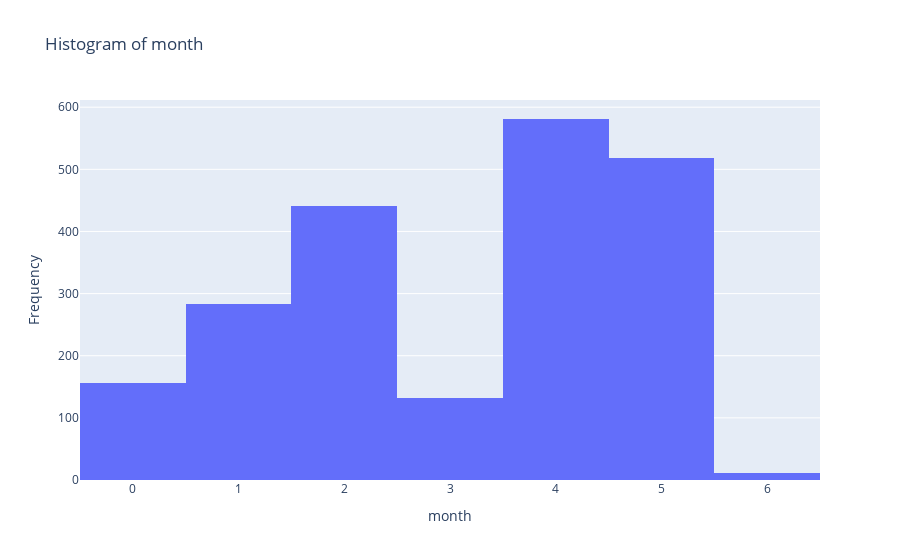
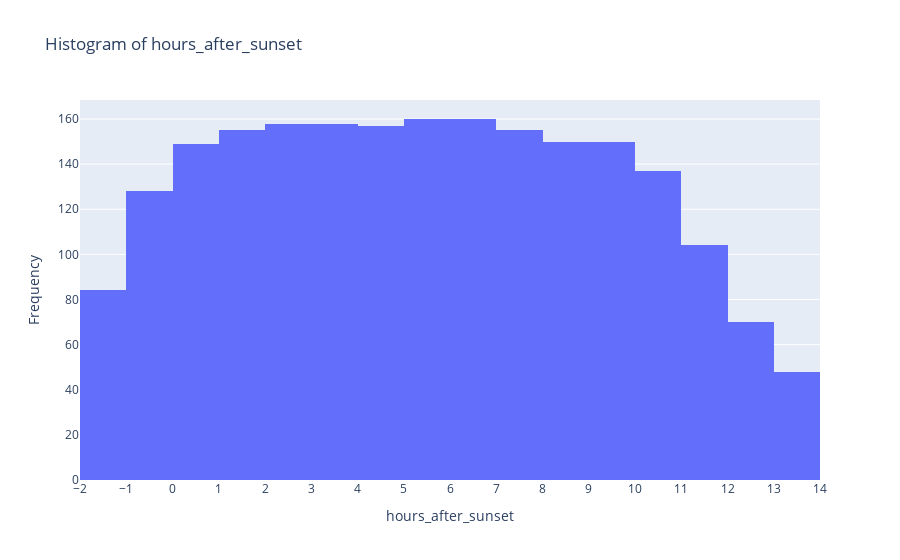
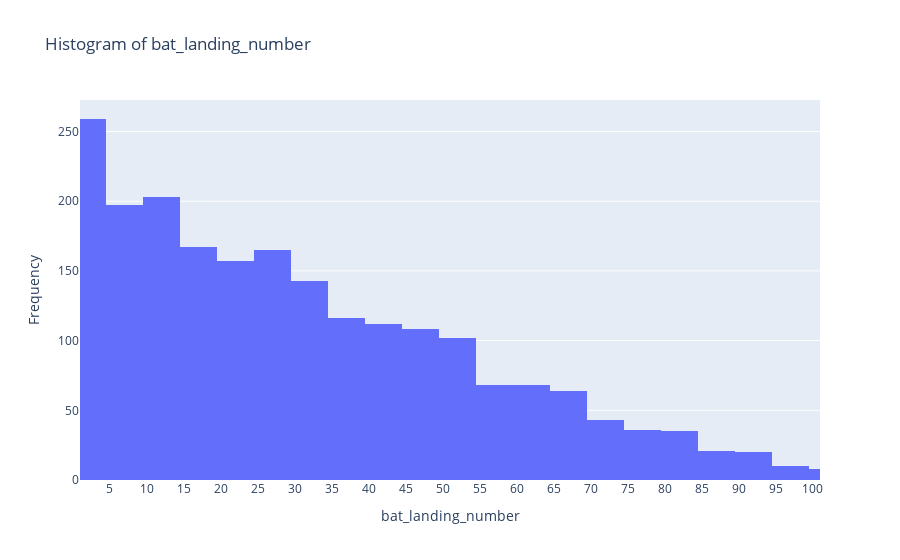
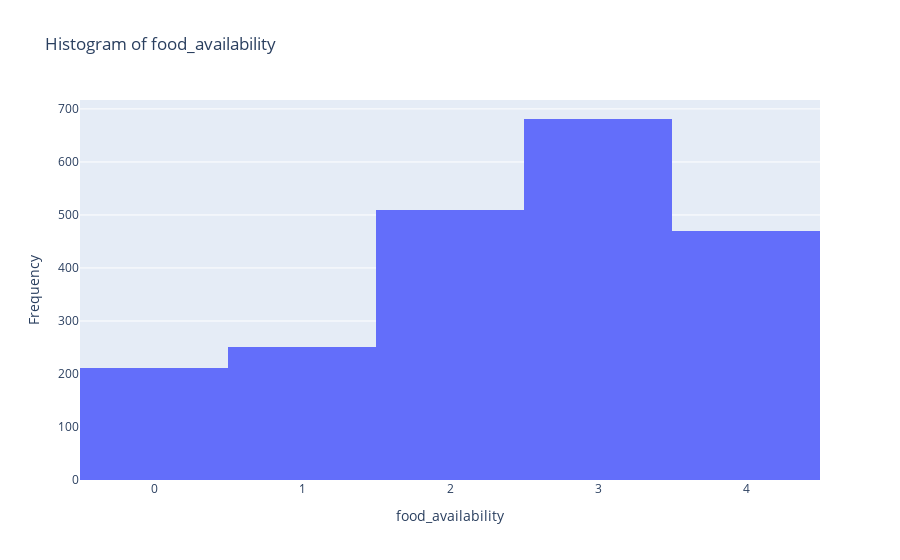

The cell these charts' notebook holds for them, in order:
### Code cell
df1 = df

# Histogram of the months
col = df1.columns[1]
fig = px.histogram(df1, x=col, nbins=int(df1[col].max()) + 1, title=f"Histogram of {col}")
fig.update_layout(
xaxis_title=col,
yaxis_title="Frequency",
xaxis=dict(tickmode="linear")
)
fig.show()

# Histogram of the hours after sunset
col = df1.columns[2]
bins = np.arange(df1[col].min(), df1[col].max() + 2)  # +2 to include last edge
fig = px.histogram(df1, x=col, nbins=len(bins)-1, title=f"Histogram of {col}")
fig.update_layout(
xaxis_title=col,
yaxis_title="Frequency",
xaxis=dict(tickmode="linear")
)
fig.show()

# Histogram of the bat landing number
col = df1.columns[3]
fig = px.histogram(df1, x=col, nbins=50, title=f"Histogram of {col}")
fig.update_layout(
xaxis_title=col,
yaxis_title="Frequency",
xaxis=dict(tickmode="linear", dtick=5, range=[1, 101])
)
fig.show()

# Histogram of the Food availability
col = df1.columns[4]
fig = px.histogram(df1, x=col, nbins=8, title=f"Histogram of {col}")
fig.update_layout(
xaxis_title=col,
yaxis_title="Frequency",
xaxis=dict(tickmode="linear")
)
fig.show()

# Histogram of the rat minutes
col = df1.columns[5]
fig = px.histogram(df1, x=col, nbins=70, title=f"Histogram of {col}")
fig.update_layout(
xaxis_title=col,
yaxis_title="Frequency",
xaxis=dict(tickmode="linear")
)
fig.show()

# Histogram of the rat arrival number
col = df1.columns[6]
fig = px.histogram(df1, x=col, nbins=10, title=f"Histogram of {col}")
fig.update_layout(
xaxis_title=col,
yaxis_title="Frequency",
xaxis=dict(tickmode="linear")
)
fig.show()

### Figure 1 — Plotly figure (JSON) as saved in the notebook; plotly's stock layout.template omitted (floating-point values rounded to 4 significant figures; data arrays with more than 128 entries replaced by an {"elided": "..."} marker saying what was removed)
{"data": [{"bingroup": "x", "hovertemplate": "month=%{x}<br>count=%{y}<extra></extra>", "legendgroup": "", "marker": {"color": "#636efa", "pattern": {"shape": ""}}, "name": "", "nbinsx": 7, "orientation": "v", "showlegend": false, "type": "histogram", "x": {"elided": "2123 int values"}, "xaxis": "x", "yaxis": "y"}], "layout": {"barmode": "relative", "legend": {"tracegroupgap": 0}, "title": {"text": "Histogram of month"}, "xaxis": {"anchor": "y", "domain": [0, 1], "tickmode": "linear", "title": {"text": "month"}}, "yaxis": {"anchor": "x", "domain": [0, 1], "title": {"text": "Frequency"}}}}

### Figure 2 — Plotly figure (JSON) as saved in the notebook; plotly's stock layout.template omitted (floating-point values rounded to 4 significant figures; data arrays with more than 128 entries replaced by an {"elided": "..."} marker saying what was removed)
{"data": [{"bingroup": "x", "hovertemplate": "hours_after_sunset=%{x}<br>count=%{y}<extra></extra>", "legendgroup": "", "marker": {"color": "#636efa", "pattern": {"shape": ""}}, "name": "", "nbinsx": 17, "orientation": "v", "showlegend": false, "type": "histogram", "x": {"elided": "2123 float values"}, "xaxis": "x", "yaxis": "y"}], "layout": {"barmode": "relative", "legend": {"tracegroupgap": 0}, "title": {"text": "Histogram of hours_after_sunset"}, "xaxis": {"anchor": "y", "domain": [0, 1], "tickmode": "linear", "title": {"text": "hours_after_sunset"}}, "yaxis": {"anchor": "x", "domain": [0, 1], "title": {"text": "Frequency"}}}}

### Figure 3 — Plotly figure (JSON) as saved in the notebook; plotly's stock layout.template omitted (floating-point values rounded to 4 significant figures; data arrays with more than 128 entries replaced by an {"elided": "..."} marker saying what was removed)
{"data": [{"bingroup": "x", "hovertemplate": "bat_landing_number=%{x}<br>count=%{y}<extra></extra>", "legendgroup": "", "marker": {"color": "#636efa", "pattern": {"shape": ""}}, "name": "", "nbinsx": 50, "orientation": "v", "showlegend": false, "type": "histogram", "x": {"elided": "2123 int values"}, "xaxis": "x", "yaxis": "y"}], "layout": {"barmode": "relative", "legend": {"tracegroupgap": 0}, "title": {"text": "Histogram of bat_landing_number"}, "xaxis": {"anchor": "y", "domain": [0, 1], "dtick": 5, "range": [1, 101], "tickmode": "linear", "title": {"text": "bat_landing_number"}}, "yaxis": {"anchor": "x", "domain": [0, 1], "title": {"text": "Frequency"}}}}

### Figure 4 — Plotly figure (JSON) as saved in the notebook; plotly's stock layout.template omitted (floating-point values rounded to 4 significant figures; data arrays with more than 128 entries replaced by an {"elided": "..."} marker saying what was removed)
{"data": [{"bingroup": "x", "hovertemplate": "food_availability=%{x}<br>count=%{y}<extra></extra>", "legendgroup": "", "marker": {"color": "#636efa", "pattern": {"shape": ""}}, "name": "", "nbinsx": 8, "orientation": "v", "showlegend": false, "type": "histogram", "x": {"elided": "2123 float values"}, "xaxis": "x", "yaxis": "y"}], "layout": {"barmode": "relative", "legend": {"tracegroupgap": 0}, "title": {"text": "Histogram of food_availability"}, "xaxis": {"anchor": "y", "domain": [0, 1], "tickmode": "linear", "title": {"text": "food_availability"}}, "yaxis": {"anchor": "x", "domain": [0, 1], "title": {"text": "Frequency"}}}}
